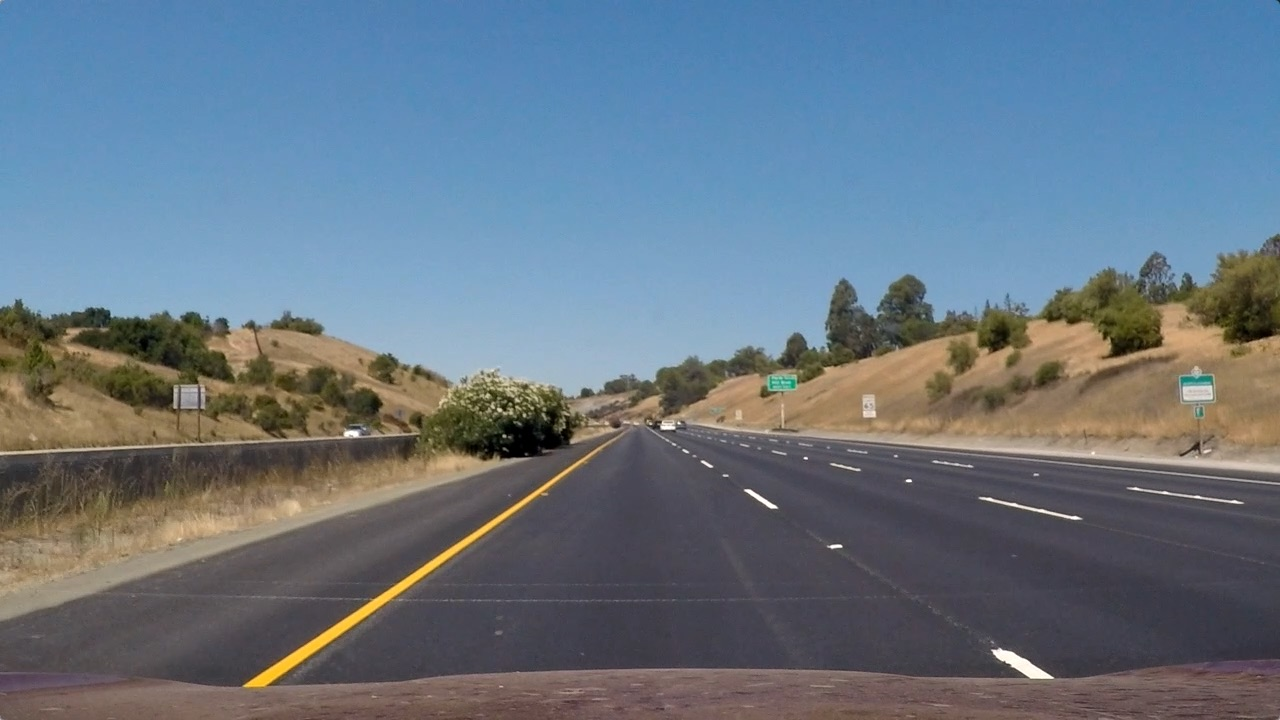
#> input picture test_images/straight_lines1.jpg, 1280 x 720 px
$ jupyter execute perspective_transform.ipynb
#> lines starting #> are read from the running program, lines starting #| are printed output that depends on the picture; after the words box and inside, x2 and y2 are one past the last pixel; in counts of white or black regions, pixels touching at a corner belong together
## Apply a perspective transform to rectify binary image ("birds-eye view").

[cell 1]
import numpy as np
import matplotlib.pyplot as plt
import matplotlib.image as mpimg
import cv2

[cell 2]
# Define a function that takes an image, camera matrix and distortion coefficients
# Use cv2.getPerspectiveTransform() to get M, the transform matrix

def perspect_transform(img, src, dst):
    img_size = (img.shape[1], img.shape[0])

    # Convert to grayscale
    gray = cv2.cvtColor(img, cv2.COLOR_BGR2GRAY)

    # Use cv2.getPerspectiveTransform() to get M, the transform matrix
    M = cv2.getPerspectiveTransform(src, dst)

    # Use cv2.warpPerspective() to warp your image to a top-down view
    warped = cv2.warpPerspective(img, M, img_size, flags=cv2.INTER_LINEAR)

    return warped, M

[cell 3]
img = cv2.imread('../test_images/straight_lines1.jpg')
#> img is the input picture: shape (720, 1280, 3); mean B, G, R 131.2, 117.7, 103.2
img_size = (img.shape[1], img.shape[0])

src = np.float32(
    [[(img_size[0] / 2) - 55, img_size[1] / 2 + 100],
    [((img_size[0] / 6)), img_size[1]],
    [(img_size[0] * 5 / 6) + 60, img_size[1]],
    [(img_size[0] / 2 + 55), img_size[1] / 2 + 100]])
dst = np.float32(
    [[(img_size[0] / 4), 0],
    [(img_size[0] / 4), img_size[1]],
    [(img_size[0] * 3 / 4), img_size[1]],
    [(img_size[0] * 3 / 4), 0]])

top_down, perspective_M = perspect_transform(img, src, dst)
#> in perspect_transform, `gray = cv2.cvtColor(img, cv2.COLOR_BGR2GRAY)`:
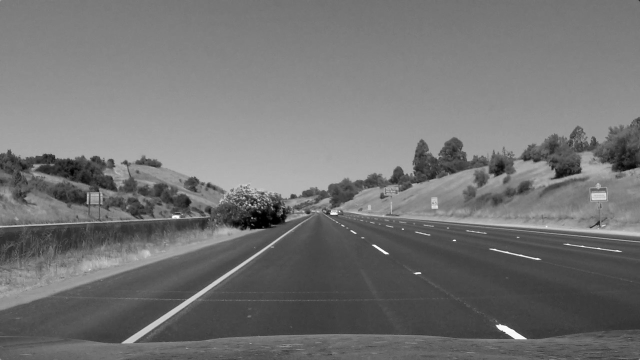
#> gray: shape (720, 1280) (shown at 1/2 size); min 0, max 255, mean 114.9
#> in perspect_transform, `warped = cv2.warpPerspective(img, M, img_size, flags=cv2.INTER_LINEAR)`:
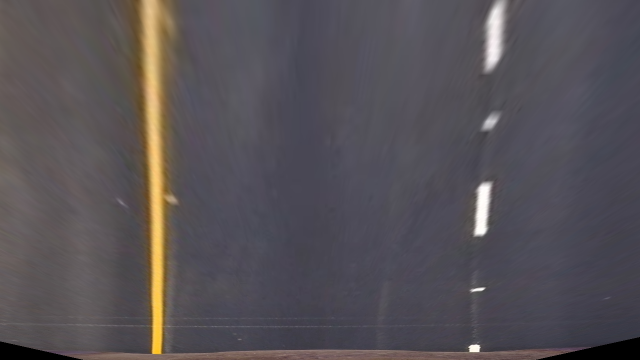
#> warped: shape (720, 1280, 3) (shown at 1/2 size); mean B, G, R 86.3, 81.7, 86.5
#> perspective_M = [[-0.488, -1.45, 926.5], [-6.05e-16, -1.93, 887.3], [-6.35e-19, -0.00236, 1]]

src = src.astype(np.int64)
dst = dst.astype(np.int64)
image = cv2.polylines(img, [src], True, (255, 0, 0), 5)
top_down = cv2.polylines(top_down, [dst], True, (255, 0, 0), 5)
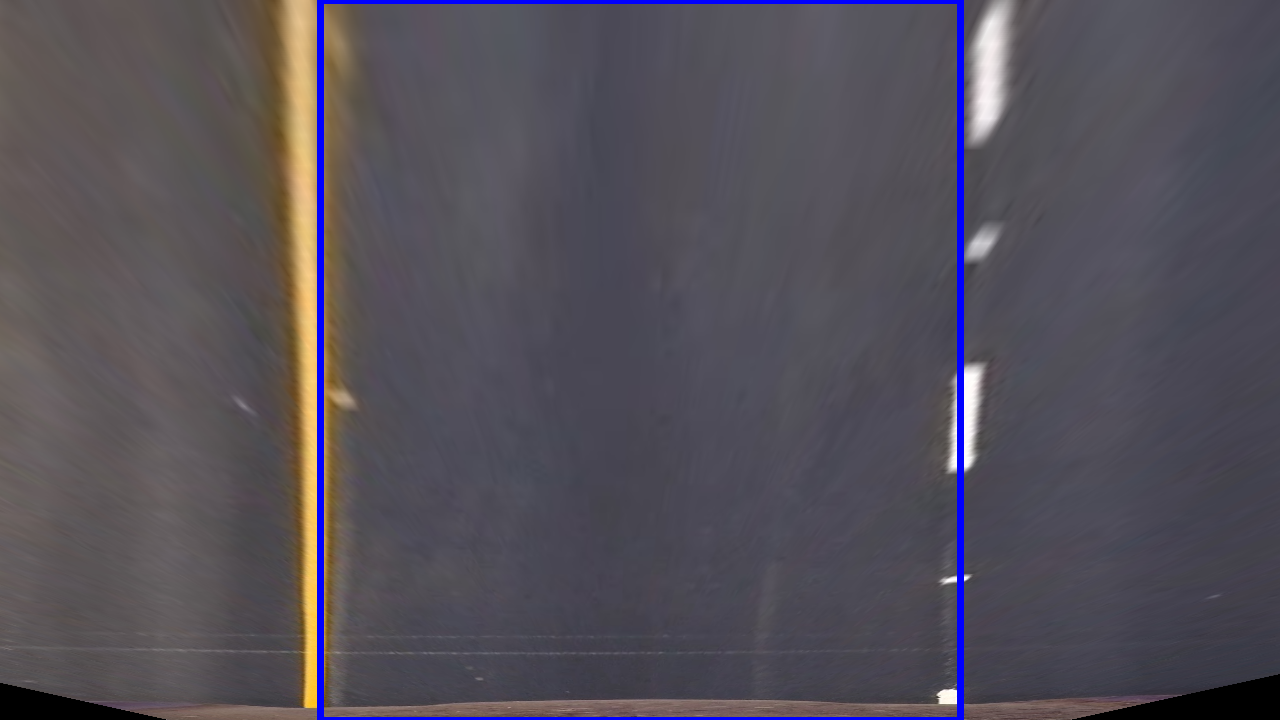
#> top_down: shape (720, 1280, 3); 1.57% of pixels changed, all inside (x1, y1, x2, y2) = (317, 0, 964, 720)

# Save the result file
cv2.imwrite('../output_images/warped_line_image.jpg', top_down)

f, (ax1, ax2) = plt.subplots(1, 2, figsize=(24, 9))
ax1.imshow(image)
ax1.set_title('Original Image', fontsize=30)
ax2.imshow(top_down)
ax2.set_title('Warped Image', fontsize=30)
plt.subplots_adjust(left=0., right=1, top=0.9, bottom=0.)
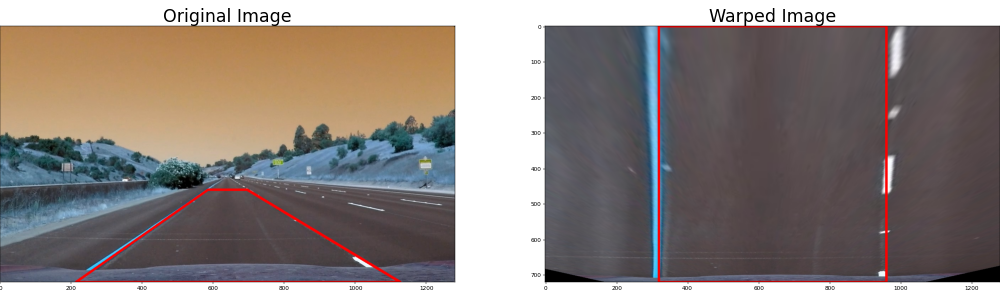
#> figure drawn by matplotlib, 2 panels; B, G, R data is drawn as R, G, B

$ run again, with test_images/straight_lines2.jpg copied over test_images/straight_lines1.jpg
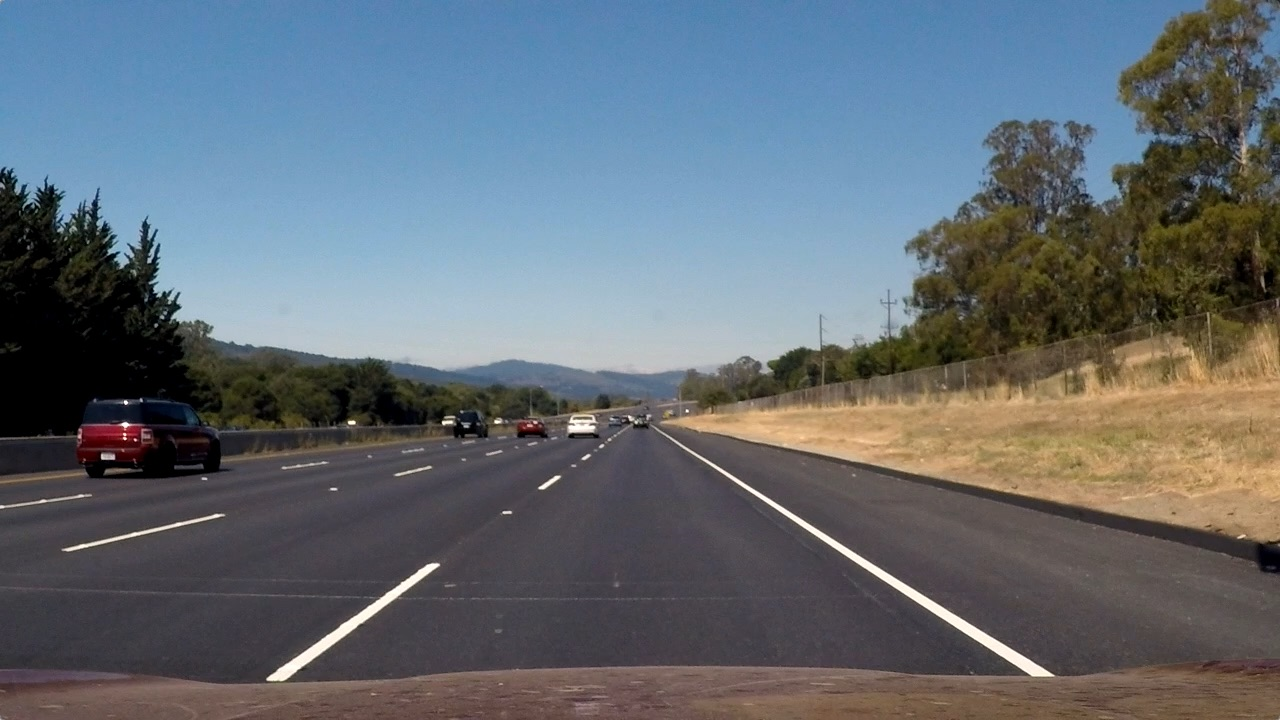
#> input picture test_images/straight_lines2.jpg, 1280 x 720 px
#> img is the input picture: shape (720, 1280, 3); mean B, G, R 115.1, 107.7, 99.4
#> in perspect_transform, `warped = cv2.warpPerspective(img, M, img_size, flags=cv2.INTER_LINEAR)`:
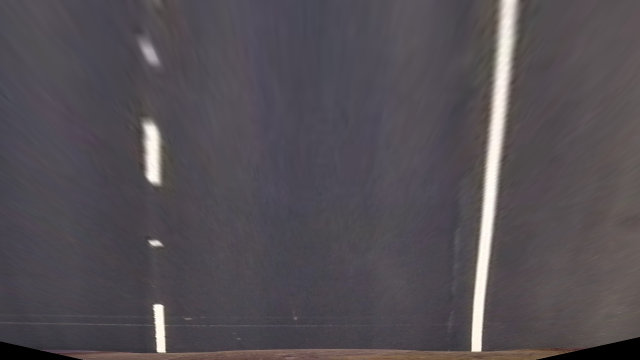
#> warped: shape (720, 1280, 3) (shown at 1/2 size); mean B, G, R 83.7, 78.3, 83.5
#> perspective_M = [[-0.488, -1.45, 926.5], [-6.05e-16, -1.93, 887.3], [-6.35e-19, -0.00236, 1]]
#> top_down: shape (720, 1280, 3); 1.57% of pixels changed, all inside (x1, y1, x2, y2) = (317, 0, 964, 720)
#> `[cell 3] img = cv2.imread('../test_images/straight_lines1.jpg') img_si..`:
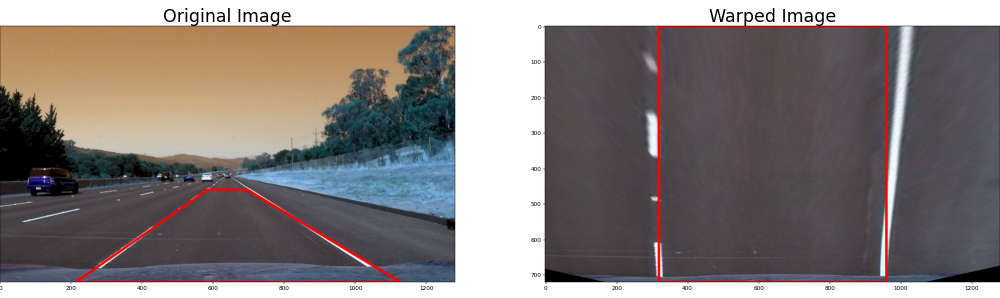
#> figure drawn by matplotlib, 2 panels; B, G, R data is drawn as R, G, B

$ run again, with test_images/test1.jpg copied over test_images/straight_lines1.jpg
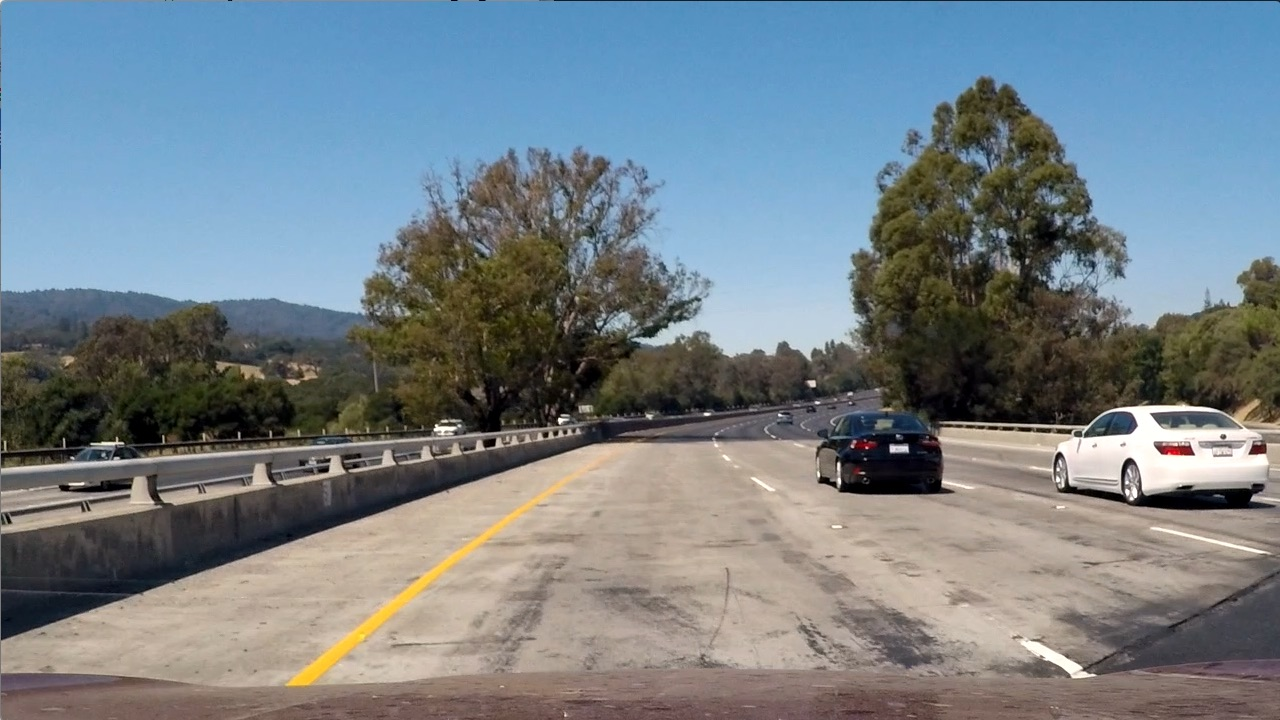
#> input picture test_images/test1.jpg, 1280 x 720 px
#> img is the input picture: shape (720, 1280, 3); mean B, G, R 135.5, 128.7, 117.5
#> in perspect_transform, `warped = cv2.warpPerspective(img, M, img_size, flags=cv2.INTER_LINEAR)`:
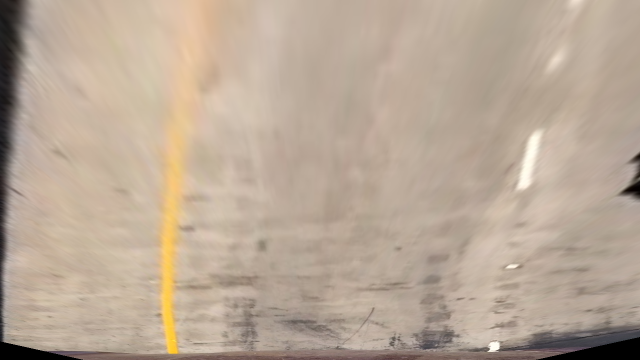
#> warped: shape (720, 1280, 3) (shown at 1/2 size); mean B, G, R 150.7, 167.9, 185.3
#> perspective_M = [[-0.488, -1.45, 926.5], [-6.05e-16, -1.93, 887.3], [-6.35e-19, -0.00236, 1]]
#> top_down: shape (720, 1280, 3); 1.57% of pixels changed, all inside (x1, y1, x2, y2) = (317, 0, 964, 720)
#> `[cell 3] img = cv2.imread('../test_images/straight_lines1.jpg') img_si..`:
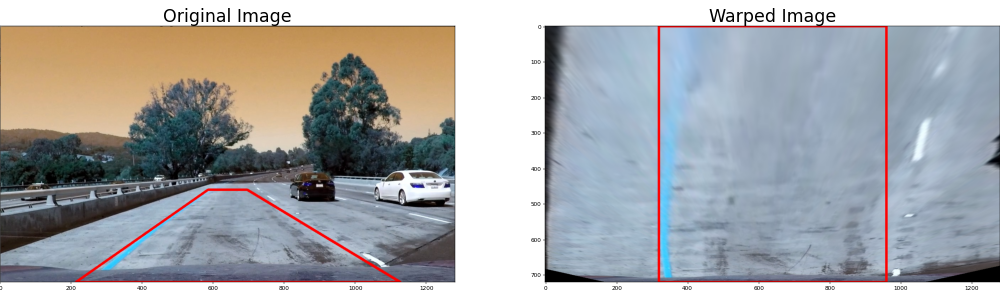
#> figure drawn by matplotlib, 2 panels; B, G, R data is drawn as R, G, B
